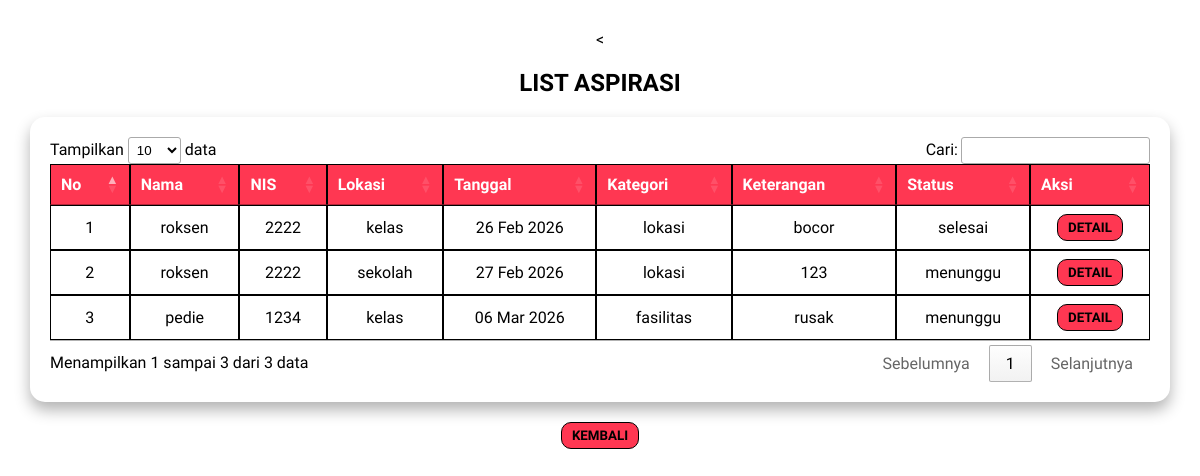
The app's page /UJIKOMFALAQ/admin/data-pengaduan.php, older data.
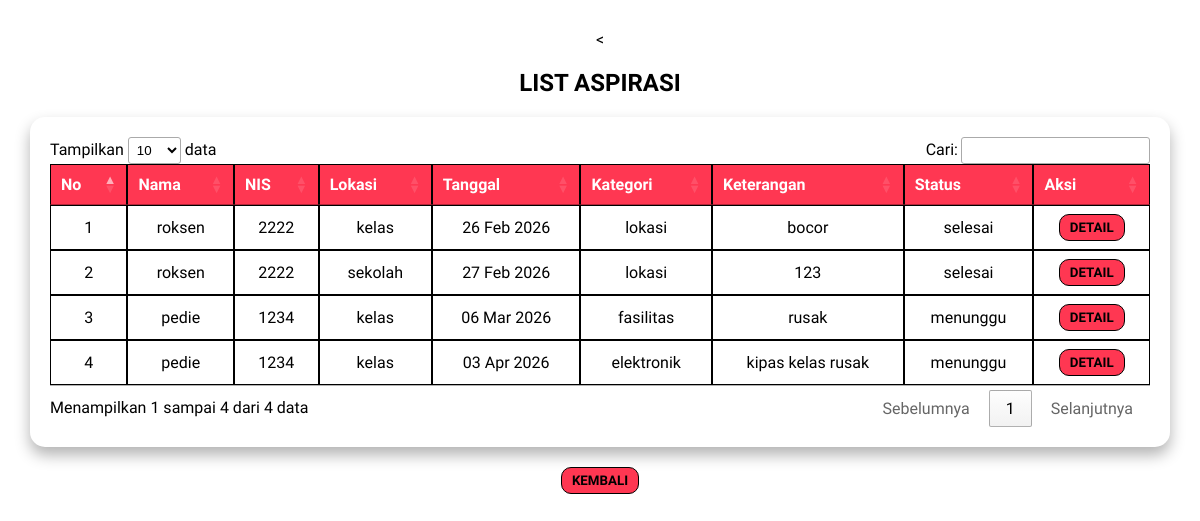
The same page, newer data.
### tables this page shows
CREATE TABLE `input_aspirasi` (
  `id_pelapor` int(11) NOT NULL,
  `nis` varchar(225) NOT NULL,
  `id_kategori` int(11) NOT NULL,
  `tanggal` datetime NOT NULL DEFAULT current_timestamp(),
  `lokasi` varchar(225) NOT NULL,
  `ket` varchar(225) NOT NULL,
  `status` enum('menunggu','proses','selesai') NOT NULL DEFAULT 'menunggu',
  `feedback` varchar(225) DEFAULT NULL
);

CREATE TABLE `user` (
  `id` int(11) NOT NULL,
  `username` varchar(50) NOT NULL,
  `password` varchar(50) NOT NULL,
  `role` enum('admin','siswa') NOT NULL DEFAULT 'siswa',
  `nis` varchar(100) DEFAULT NULL,
  `kelas` varchar(100) DEFAULT NULL
);

CREATE TABLE `kategori` (
  `id_kategori` int(11) NOT NULL,
  `ket_kategori` varchar(225) NOT NULL
);

### UJIKOMFALAQ/admin/data-pengaduan.php (the view, shortened to what this page needs)
<?php
$koneksi = mysqli_connect("localhost","root","","ujikom_12rpl2_falaq");
$query = mysqli_query($koneksi, "
    SELECT input_aspirasi.*, kategori.ket_kategori, user.username
    FROM input_aspirasi
    LEFT JOIN kategori
    ON input_aspirasi.id_kategori = kategori.id_kategori
    LEFT JOIN user
    ON input_aspirasi.nis = user.nis
");
?>
<!DOCTYPE html>
<html lang="en">
<head>
<link rel="stylesheet" href="https://cdn.datatables.net/1.13.8/css/jquery.dataTables.min.css">
</head>
<body>
<h2>LIST ASPIRASI</h2>
<div class="box">
<table id="datatable" cellpadding="10" cellspacing="0">
    <thead>
        <tr>
            <th>No</th>
            <th>Nama</th>
            <th>NIS</th>
            <th>Lokasi</th>
            <th>Tanggal</th>
            <th>Kategori</th>
            <th>Keterangan</th>
            <th>Status</th>
            <th>Aksi</th>
        </tr>
    </thead>
    <tbody>
    <?php $no = 1; ?>
    <?php
    while ($data = mysqli_fetch_assoc($query)) { ?>
        <tr>
            <td><?= $no++ ?></td>
            <td><?= $data['username'] ?></td>
            <td><?= $data['nis'] ?></td>
            <td><?= $data['lokasi'] ?></td>
            <td><?= date('d M Y', strtotime($data['tanggal'])) ?></td>
            <td><?= $data['ket_kategori'] ?></td>
            <td><?= $data['ket'] ?></td>
            <td><?= $data['status'] ?></td>
            <td>
                <a href="detail-pengaduan.php?id=<?= $data['id_pelapor'] ?>">
                    <button><b>DETAIL</b></button>
                </a>
            </td>
        </tr>
    <?php } ?>
    </tbody>
</table>
</div>
<div class="kembali">
    <a href="admin.php">
        <button><b>KEMBALI</b></button>
    </a>
</div>
</body>
</html>

Row changes from the older to the newer data that the page shows:
changed input_aspirasi "sekolah": status "menunggu" → "selesai"
added input_aspirasi: user.username "pedie", nis "1234", lokasi "kelas", tanggal "03 Apr 2026", id_kategori.ket_kategori "elektronik", ket "kipas kelas rusak", status "menunggu"
Text that changed along with them:
text written by a page script: "Tampilkan data Cari: Menampilkan 1 sampai 3 dari 3 data Sebelumnya 1 Selanjutnya" → "Tampilkan data Cari: Menampilkan 1 sampai 4 dari 4 data Sebelumnya 1 Selanjutnya"
